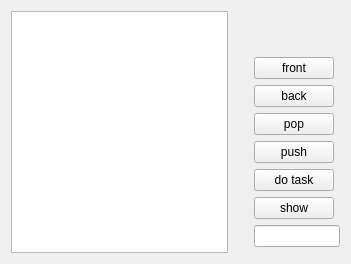
<?xml version="1.0" encoding="UTF-8"?>
<ui version="4.0">
 <class>Widget</class>
 <widget class="QWidget" name="Widget">
  <property name="geometry">
   <rect>
    <x>0</x>
    <y>0</y>
    <width>351</width>
    <height>250</height>
   </rect>
  </property>
  <property name="windowTitle">
   <string>Widget</string>
  </property>
  <layout class="QGridLayout" name="gridLayout">
   <item row="3" column="2">
    <widget class="QPushButton" name="popPushButton">
     <property name="text">
      <string>pop</string>
     </property>
    </widget>
   </item>
   <item row="4" column="2">
    <widget class="QPushButton" name="pushPushButton">
     <property name="text">
      <string>push</string>
     </property>
    </widget>
   </item>
   <item row="0" column="2">
    <spacer name="verticalSpacer_2">
     <property name="orientation">
      <enum>Qt::Vertical</enum>
     </property>
     <property name="sizeType">
      <enum>QSizePolicy::Minimum</enum>
     </property>
     <property name="sizeHint" stdset="0">
      <size>
       <width>20</width>
       <height>40</height>
      </size>
     </property>
    </spacer>
   </item>
   <item row="7" column="1">
    <spacer name="horizontalSpacer">
     <property name="orientation">
      <enum>Qt::Horizontal</enum>
     </property>
     <property name="sizeType">
      <enum>QSizePolicy::Minimum</enum>
     </property>
     <property name="sizeHint" stdset="0">
      <size>
       <width>20</width>
       <height>20</height>
      </size>
     </property>
    </spacer>
   </item>
   <item row="0" column="0" rowspan="9">
    <widget class="QListWidget" name="listWidget"/>
   </item>
   <item row="2" column="2">
    <widget class="QPushButton" name="backPushButton">
     <property name="text">
      <string>back</string>
     </property>
    </widget>
   </item>
   <item row="1" column="2">
    <widget class="QPushButton" name="frontPushButton">
     <property name="text">
      <string>front</string>
     </property>
    </widget>
   </item>
   <item row="5" column="2">
    <widget class="QPushButton" name="doTaskPushButton">
     <property name="text">
      <string>do task</string>
     </property>
    </widget>
   </item>
   <item row="8" column="2">
    <spacer name="verticalSpacer">
     <property name="orientation">
      <enum>Qt::Vertical</enum>
     </property>
     <property name="sizeHint" stdset="0">
      <size>
       <width>20</width>
       <height>349</height>
      </size>
     </property>
    </spacer>
   </item>
   <item row="7" column="2" colspan="2">
    <widget class="QLineEdit" name="pushLineEdit"/>
   </item>
   <item row="6" column="2">
    <widget class="QPushButton" name="showPushButton">
     <property name="text">
      <string>show</string>
     </property>
    </widget>
   </item>
  </layout>
 </widget>
 <resources/>
 <connections/>
</ui>
